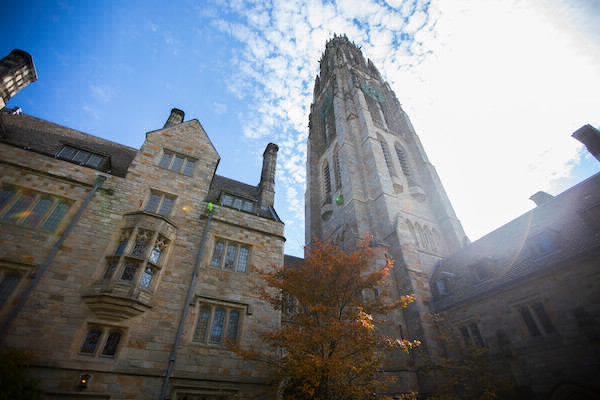
#> input picture Python/tower.bmp, 600 x 400 px
$ python blur.py
#> lines starting #> are read from the running program, lines starting #| are printed output that depends on the picture

from PIL import Image, ImageFilter

before = Image.open("tower.bmp")
#> before is the input picture: PIL image 600x400 RGB; mean R, G, B 120.8, 127.6, 135.3
after = before.filter(ImageFilter.BoxBlur(50))
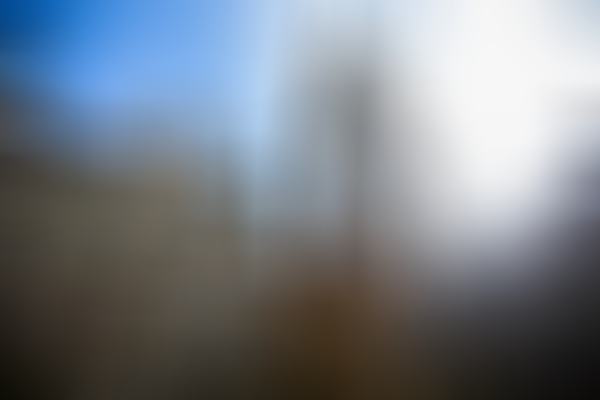
#> after: PIL image 600x400 RGB; mean R, G, B 119.9, 126.7, 134.4
after.save("tower_blur.bmp")
